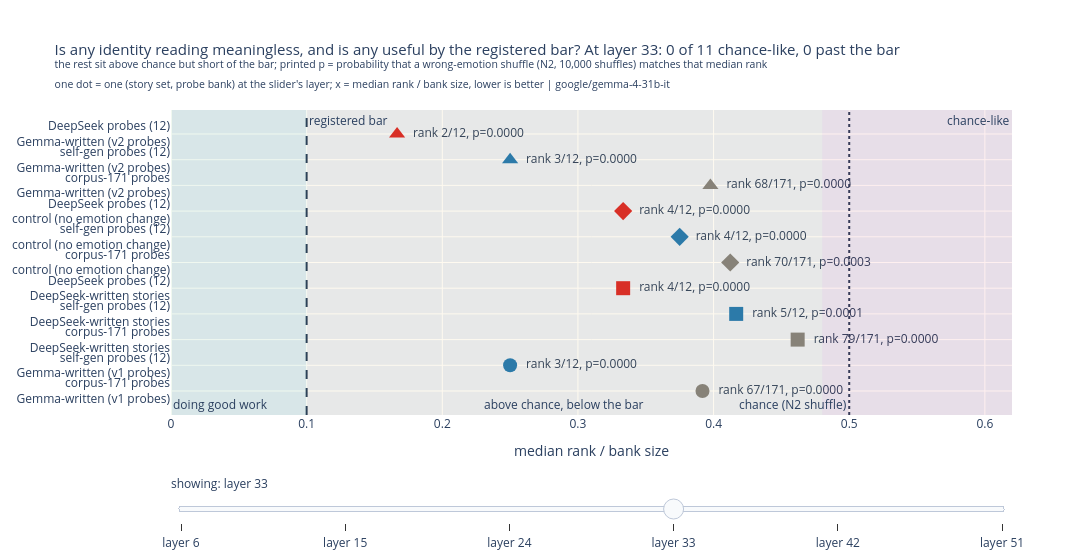

This figure's notebook cell:
### Markdown cell above
## 3. Above chance versus useful versus meaningless

**Answer: three different situations, and we can tell them apart because
chance is measured, not assumed.** The wrong-emotion shuffle (N2) locates
chance: reassign the emotion labels at random 10,000 times and a meaningless
assignment lands at a median rank near half the bank size. The random
directions (N1, 24 of them) locate what meaningless vectors look like. The
instrument calibration measured the per-token noise floor, so a null result
comes with its detection power attached.

**How it was measured.** Every (story set, probe bank) identity result from
section 1 becomes one dot at the slider's layer. Its position on the
rank-fraction axis shows USEFULNESS (three shaded zones: past the registered
bar, above chance but short of the bar, chance-like); the printed shuffle p
shows DISTINGUISHABILITY from chance. These are different questions: with
thousands of phases, a median only modestly better than chance can still have
a tiny p, which is exactly the "bad but not meaningless" case. The corpus-171
bank lands squarely there: real signal (tiny shuffle p on the large story
arms; each dot prints its own p), not useful by the registered standard.

**Verdict.** Nothing we measured behaves like meaningless vectors. The corpus
bank is "bad but not meaningless". The self-gen and DeepSeek banks do good
work on identity in absolute terms (median rank 1 to 6 of 12), although on
the strict fraction axis only rank 1 of 12 clears the 0.1 bar (section 5,
point 4). For anticipation, bars are cleared only on Gemma-written stories
(the self-gen bank most strongly; the corpus bank weakly at three of six
layers; see the section 2 heatmap), and the constant-emotion control sits at
or below zero, so the surviving effect is not a scene-change artifact.

### Code cell
# this cell places every (story set, probe bank) identity result in the
# meaningless / above-chance / good-work zones, with a layer slider
fig = go.Figure()
symbol_cycle = ["circle", "square", "diamond", "triangle-up"]
marker_symbols = {substrate: symbol_cycle[i % len(symbol_cycle)]
                  for i, substrate in enumerate(SUBSTRATES)}
colors = {"corpus": "#7f7f7f", "selfgen": "#1f77b4", "deepseek": "#d62728"}
DEFAULT_LAYER = PRIMARY_LAYER

# one trace per (layer, story set, bank); only the active layer is visible
traces_per_layer = 0
fractions_by_layer = {layer: [] for layer in LAYERS}  # feeds each layer's title verdict
for layer in LAYERS:
    for substrate, arm in SUBSTRATES.items():
        for bank in ["corpus", "selfgen", "deepseek"]:
            gate_cell = arm["gate_G"].get(bank, {}).get("per_layer", {}).get(str(layer))
            if not gate_cell:
                continue
            if layer == LAYERS[0]:
                traces_per_layer += 1
            fraction = gate_cell["median_rank"] / BANK_SIZE[bank]
            fractions_by_layer[layer].append(fraction)
            fig.add_scatter(
                x=[fraction], y=[f"{BANK_LABEL[bank]}<br>{substrate}"],
                mode="markers+text", visible=(layer == DEFAULT_LAYER),
                marker=dict(size=14, color=colors[bank], symbol=marker_symbols[substrate]),
                text=[f"  rank {gate_cell['median_rank']:.0f}/{BANK_SIZE[bank]}, p={gate_cell['n2_p']:.4f}"],
                textposition="middle right", showlegend=False)

# per-layer title: the verdict must track the slider, never go stale
def zone_title(layer):
    fractions = fractions_by_layer[layer]
    n_chance_like = sum(fraction >= 0.48 for fraction in fractions)
    n_past_bar = sum(fraction <= 0.1 for fraction in fractions)
    return (
        f"Is any identity reading meaningless, and is any useful by the registered bar? "
        f"At layer {layer}: {n_chance_like} of {len(fractions)} chance-like, "
        f"{n_past_bar} past the bar<br>"
        "<sup>the rest sit above chance but short of the bar; printed p = probability that "
        "a wrong-emotion shuffle (N2, 10,000 shuffles) matches that median rank</sup><br>"
        f"<sup>one dot = one (story set, probe bank) at the slider's layer; "
        f"x = median rank / bank size, lower is better | {MODEL}</sup>"
    )


# slider: reveal exactly the chosen layer's traces AND retitle with its verdict
steps = []
for layer_pos, layer in enumerate(LAYERS):
    visibility = []
    for other_pos in range(len(LAYERS)):
        visibility += [other_pos == layer_pos] * traces_per_layer
    steps.append(dict(method="update", label=f"layer {layer}",
                      args=[{"visible": visibility}, {"title.text": zone_title(layer)}]))
fig.update_layout(sliders=[dict(
    active=LAYERS.index(DEFAULT_LAYER), steps=steps, y=-0.12,
    currentvalue=dict(prefix="showing: "))])
fig.add_vline(x=0.5, line_dash="dot", annotation_text="chance (N2 shuffle)",
              annotation_position="bottom left")
fig.add_vline(x=0.1, line_dash="dash", annotation_text="registered bar")
fig.add_vrect(x0=0.0, x1=0.1, fillcolor="green", opacity=0.06, line_width=0,
              annotation_text="doing good work", annotation_position="bottom left")
fig.add_vrect(x0=0.1, x1=0.48, fillcolor="orange", opacity=0.06, line_width=0,
              annotation_text="above chance, below the bar", annotation_position="bottom")
fig.add_vrect(x0=0.48, x1=0.62, fillcolor="red", opacity=0.06, line_width=0,
              annotation_text="chance-like", annotation_position="top right")
fig.update_layout(
    title=zone_title(DEFAULT_LAYER),
    title_font_size=15,
    xaxis_title="median rank / bank size", xaxis_range=[0, 0.62],
    width=1150, height=560, margin=dict(t=110))
fig.show()

### Figure 1 — Plotly figure (JSON) as saved in the notebook; plotly's stock layout.template omitted (floating-point values rounded to 4 significant figures)
{"data": [{"marker": {"color": "#7f7f7f", "size": 14, "symbol": "circle"}, "mode": "markers+text", "showlegend": false, "text": ["  rank 38/171, p=0.0000"], "textposition": "middle right", "type": "scatter", "visible": false, "x": [0.2222], "y": ["corpus-171 probes<br>Gemma-written (v1 probes)"]}, {"marker": {"color": "#1f77b4", "size": 14, "symbol": "circle"}, "mode": "markers+text", "showlegend": false, "text": ["  rank 1/12, p=0.0000"], "textposition": "middle right", "type": "scatter", "visible": false, "x": [0.08333], "y": ["self-gen probes (12)<br>Gemma-written (v1 probes)"]}, {"marker": {"color": "#7f7f7f", "size": 14, "symbol": "square"}, "mode": "markers+text", "showlegend": false, "text": ["  rank 55/171, p=0.0000"], "textposition": "middle right", "type": "scatter", "visible": false, "x": [0.3216], "y": ["corpus-171 probes<br>DeepSeek-written stories"]}, {"marker": {"color": "#1f77b4", "size": 14, "symbol": "square"}, "mode": "markers+text", "showlegend": false, "text": ["  rank 3/12, p=0.0000"], "textposition": "middle right", "type": "scatter", "visible": false, "x": [0.25], "y": ["self-gen probes (12)<br>DeepSeek-written stories"]}, {"marker": {"color": "#d62728", "size": 14, "symbol": "square"}, "mode": "markers+text", "showlegend": false, "text": ["  rank 2/12, p=0.0000"], "textposition": "middle right", "type": "scatter", "visible": false, "x": [0.1667], "y": ["DeepSeek probes (12)<br>DeepSeek-written stories"]}, {"marker": {"color": "#7f7f7f", "size": 14, "symbol": "diamond"}, "mode": "markers+text", "showlegend": false, "text": ["  rank 50/171, p=0.0000"], "textposition": "middle right", "type": "scatter", "visible": false, "x": [0.2924], "y": ["corpus-171 probes<br>control (no emotion change)"]}, {"marker": {"color": "#1f77b4", "size": 14, "symbol": "diamond"}, "mode": "markers+text", "showlegend": false, "text": ["  rank 3/12, p=0.0000"], "textposition": "middle right", "type": "scatter", "visible": false, "x": [0.25], "y": ["self-gen probes (12)<br>control (no emotion change)"]}, {"marker": {"color": "#d62728", "size": 14, "symbol": "diamond"}, "mode": "markers+text", "showlegend": false, "text": ["  rank 2/12, p=0.0000"], "textposition": "middle right", "type": "scatter", "visible": false, "x": [0.1667], "y": ["DeepSeek probes (12)<br>control (no emotion change)"]}, {"marker": {"color": "#7f7f7f", "size": 14, "symbol": "triangle-up"}, "mode": "markers+text", "showlegend": false, "text": ["  rank 35/171, p=0.0000"], "textposition": "middle right", "type": "scatter", "visible": false, "x": [0.2047], "y": ["corpus-171 probes<br>Gemma-written (v2 probes)"]}, {"marker": {"color": "#1f77b4", "size": 14, "symbol": "triangle-up"}, "mode": "markers+text", "showlegend": false, "text": ["  rank 1/12, p=0.0000"], "textposition": "middle right", "type": "scatter", "visible": false, "x": [0.08333], "y": ["self-gen probes (12)<br>Gemma-written (v2 probes)"]}, {"marker": {"color": "#d62728", "size": 14, "symbol": "triangle-up"}, "mode": "markers+text", "showlegend": false, "text": ["  rank 1/12, p=0.0000"], "textposition": "middle right", "type": "scatter", "visible": false, "x": [0.08333], "y": ["DeepSeek probes (12)<br>Gemma-written (v2 probes)"]}, {"marker": {"color": "#7f7f7f", "size": 14, "symbol": "circle"}, "mode": "markers+text", "showlegend": false, "text": ["  rank 54/171, p=0.0000"], "textposition": "middle right", "type": "scatter", "visible": false, "x": [0.3158], "y": ["corpus-171 probes<br>Gemma-written (v1 probes)"]}, {"marker": {"color": "#1f77b4", "size": 14, "symbol": "circle"}, "mode": "markers+text", "showlegend": false, "text": ["  rank 3/12, p=0.0000"], "textposition": "middle right", "type": "scatter", "visible": false, "x": [0.25], "y": ["self-gen probes (12)<br>Gemma-written (v1 probes)"]}, {"marker": {"color": "#7f7f7f", "size": 14, "symbol": "square"}, "mode": "markers+text", "showlegend": false, "text": ["  rank 68/171, p=0.0000"], "textposition": "middle right", "type": "scatter", "visible": false, "x": [0.3977], "y": ["corpus-171 probes<br>DeepSeek-written stories"]}, {"marker": {"color": "#1f77b4", "size": 14, "symbol": "square"}, "mode": "markers+text", "showlegend": false, "text": ["  rank 4/12, p=0.0000"], "textposition": "middle right", "type": "scatter", "visible": false, "x": [0.3333], "y": ["self-gen probes (12)<br>DeepSeek-written stories"]}, {"marker": {"color": "#d62728", "size": 14, "symbol": "square"}, "mode": "markers+text", "showlegend": false, "text": ["  rank 4/12, p=0.0000"], "textposition": "middle right", "type": "scatter", "visible": false, "x": [0.3333], "y": ["DeepSeek probes (12)<br>DeepSeek-written stories"]}, {"marker": {"color": "#7f7f7f", "size": 14, "symbol": "diamond"}, "mode": "markers+text", "showlegend": false, "text": ["  rank 82/171, p=0.2157"], "textposition": "middle right", "type": "scatter", "visible": false, "x": [0.4795], "y": ["corpus-171 probes<br>control (no emotion change)"]}, {"marker": {"color": "#1f77b4", "size": 14, "symbol": "diamond"}, "mode": "markers+text", "showlegend": false, "text": ["  rank 4/12, p=0.0000"], "textposition": "middle right", "type": "scatter", "visible": false, "x": [0.2917], "y": ["self-gen probes (12)<br>control (no emotion change)"]}, {"marker": {"color": "#d62728", "size": 14, "symbol": "diamond"}, "mode": "markers+text", "showlegend": false, "text": ["  rank 3/12, p=0.0000"], "textposition": "middle right", "type": "scatter", "visible": false, "x": [0.25], "y": ["DeepSeek probes (12)<br>control (no emotion change)"]}, {"marker": {"color": "#7f7f7f", "size": 14, "symbol": "triangle-up"}, "mode": "markers+text", "showlegend": false, "text": ["  rank 53/171, p=0.0000"], "textposition": "middle right", "type": "scatter", "visible": false, "x": [0.3099], "y": ["corpus-171 probes<br>Gemma-written (v2 probes)"]}, {"marker": {"color": "#1f77b4", "size": 14, "symbol": "triangle-up"}, "mode": "markers+text", "showlegend": false, "text": ["  rank 3/12, p=0.0000"], "textposition": "middle right", "type": "scatter", "visible": false, "x": [0.25], "y": ["self-gen probes (12)<br>Gemma-written (v2 probes)"]}, {"marker": {"color": "#d62728", "size": 14, "symbol": "triangle-up"}, "mode": "markers+text", "showlegend": false, "text": ["  rank 3/12, p=0.0000"], "textposition": "middle right", "type": "scatter", "visible": false, "x": [0.25], "y": ["DeepSeek probes (12)<br>Gemma-written (v2 probes)"]}, {"marker": {"color": "#7f7f7f", "size": 14, "symbol": "circle"}, "mode": "markers+text", "showlegend": false, "text": ["  rank 41/171, p=0.0000"], "textposition": "middle right", "type": "scatter", "visible": false, "x": [0.2398], "y": ["corpus-171 probes<br>Gemma-written (v1 probes)"]}, {"marker": {"color": "#1f77b4", "size": 14, "symbol": "circle"}, "mode": "markers+text", "showlegend": false, "text": ["  rank 1/12, p=0.0000"], "textposition": "middle right", "type": "scatter", "visible": false, "x": [0.08333], "y": ["self-gen probes (12)<br>Gemma-written (v1 probes)"]}, {"marker": {"color": "#7f7f7f", "size": 14, "symbol": "square"}, "mode": "markers+text", "showlegend": false, "text": ["  rank 63/171, p=0.0000"], "textposition": "middle right", "type": "scatter", "visible": false, "x": [0.3684], "y": ["corpus-171 probes<br>DeepSeek-written stories"]}, {"marker": {"color": "#1f77b4", "size": 14, "symbol": "square"}, "mode": "markers+text", "showlegend": false, "text": ["  rank 3/12, p=0.0000"], "textposition": "middle right", "type": "scatter", "visible": false, "x": [0.25], "y": ["self-gen probes (12)<br>DeepSeek-written stories"]}, {"marker": {"color": "#d62728", "size": 14, "symbol": "square"}, "mode": "markers+text", "showlegend": false, "text": ["  rank 3/12, p=0.0000"], "textposition": "middle right", "type": "scatter", "visible": false, "x": [0.25], "y": ["DeepSeek probes (12)<br>DeepSeek-written stories"]}, {"marker": {"color": "#7f7f7f", "size": 14, "symbol": "diamond"}, "mode": "markers+text", "showlegend": false, "text": ["  rank 62/171, p=0.0000"], "textposition": "middle right", "type": "scatter", "visible": false, "x": [0.3596], "y": ["corpus-171 probes<br>control (no emotion change)"]}, {"marker": {"color": "#1f77b4", "size": 14, "symbol": "diamond"}, "mode": "markers+text", "showlegend": false, "text": ["  rank 3/12, p=0.0000"], "textposition": "middle right", "type": "scatter", "visible": false, "x": [0.25], "y": ["self-gen probes (12)<br>control (no emotion change)"]}, {"marker": {"color": "#d62728", "size": 14, "symbol": "diamond"}, "mode": "markers+text", "showlegend": false, "text": ["  rank 2/12, p=0.0000"], "textposition": "middle right", "type": "scatter", "visible": false, "x": [0.1667], "y": ["DeepSeek probes (12)<br>control (no emotion change)"]}, {"marker": {"color": "#7f7f7f", "size": 14, "symbol": "triangle-up"}, "mode": "markers+text", "showlegend": false, "text": ["  rank 43/171, p=0.0000"], "textposition": "middle right", "type": "scatter", "visible": false, "x": [0.2515], "y": ["corpus-171 probes<br>Gemma-written (v2 probes)"]}, {"marker": {"color": "#1f77b4", "size": 14, "symbol": "triangle-up"}, "mode": "markers+text", "showlegend": false, "text": ["  rank 1/12, p=0.0000"], "textposition": "middle right", "type": "scatter", "visible": false, "x": [0.08333], "y": ["self-gen probes (12)<br>Gemma-written (v2 probes)"]}, {"marker": {"color": "#d62728", "size": 14, "symbol": "triangle-up"}, "mode": "markers+text", "showlegend": false, "text": ["  rank 2/12, p=0.0000"], "textposition": "middle right", "type": "scatter", "visible": false, "x": [0.125], "y": ["DeepSeek probes (12)<br>Gemma-written (v2 probes)"]}, {"marker": {"color": "#7f7f7f", "size": 14, "symbol": "circle"}, "mode": "markers+text", "showlegend": false, "text": ["  rank 67/171, p=0.0000"], "textposition": "middle right", "type": "scatter", "visible": true, "x": [0.3918], "y": ["corpus-171 probes<br>Gemma-written (v1 probes)"]}, {"marker": {"color": "#1f77b4", "size": 14, "symbol": "circle"}, "mode": "markers+text", "showlegend": false, "text": ["  rank 3/12, p=0.0000"], "textposition": "middle right", "type": "scatter", "visible": true, "x": [0.25], "y": ["self-gen probes (12)<br>Gemma-written (v1 probes)"]}, {"marker": {"color": "#7f7f7f", "size": 14, "symbol": "square"}, "mode": "markers+text", "showlegend": false, "text": ["  rank 79/171, p=0.0000"], "textposition": "middle right", "type": "scatter", "visible": true, "x": [0.462], "y": ["corpus-171 probes<br>DeepSeek-written stories"]}, {"marker": {"color": "#1f77b4", "size": 14, "symbol": "square"}, "mode": "markers+text", "showlegend": false, "text": ["  rank 5/12, p=0.0001"], "textposition": "middle right", "type": "scatter", "visible": true, "x": [0.4167], "y": ["self-gen probes (12)<br>DeepSeek-written stories"]}, {"marker": {"color": "#d62728", "size": 14, "symbol": "square"}, "mode": "markers+text", "showlegend": false, "text": ["  rank 4/12, p=0.0000"], "textposition": "middle right", "type": "scatter", "visible": true, "x": [0.3333], "y": ["DeepSeek probes (12)<br>DeepSeek-written stories"]}, {"marker": {"color": "#7f7f7f", "size": 14, "symbol": "diamond"}, "mode": "markers+text", "showlegend": false, "text": ["  rank 70/171, p=0.0003"], "textposition": "middle right", "type": "scatter", "visible": true, "x": [0.4123], "y": ["corpus-171 probes<br>control (no emotion change)"]}, {"marker": {"color": "#1f77b4", "size": 14, "symbol": "diamond"}, "mode": "markers+text", "showlegend": false, "text": ["  rank 4/12, p=0.0000"], "textposition": "middle right", "type": "scatter", "visible": true, "x": [0.375], "y": ["self-gen probes (12)<br>control (no emotion change)"]}, {"marker": {"color": "#d62728", "size": 14, "symbol": "diamond"}, "mode": "markers+text", "showlegend": false, "text": ["  rank 4/12, p=0.0000"], "textposition": "middle right", "type": "scatter", "visible": true, "x": [0.3333], "y": ["DeepSeek probes (12)<br>control (no emotion change)"]}, {"marker": {"color": "#7f7f7f", "size": 14, "symbol": "triangle-up"}, "mode": "markers+text", "showlegend": false, "text": ["  rank 68/171, p=0.0000"], "textposition": "middle right", "type": "scatter", "visible": true, "x": [0.3977], "y": ["corpus-171 probes<br>Gemma-written (v2 probes)"]}, {"marker": {"color": "#1f77b4", "size": 14, "symbol": "triangle-up"}, "mode": "markers+text", "showlegend": false, "text": ["  rank 3/12, p=0.0000"], "textposition": "middle right", "type": "scatter", "visible": true, "x": [0.25], "y": ["self-gen probes (12)<br>Gemma-written (v2 probes)"]}, {"marker": {"color": "#d62728", "size": 14, "symbol": "triangle-up"}, "mode": "markers+text", "showlegend": false, "text": ["  rank 2/12, p=0.0000"], "textposition": "middle right", "type": "scatter", "visible": true, "x": [0.1667], "y": ["DeepSeek probes (12)<br>Gemma-written (v2 probes)"]}, {"marker": {"color": "#7f7f7f", "size": 14, "symbol": "circle"}, "mode": "markers+text", "showlegend": false, "text": ["  rank 60/171, p=0.0000"], "textposition": "middle right", "type": "scatter", "visible": false, "x": [0.3509], "y": ["corpus-171 probes<br>Gemma-written (v1 probes)"]}, {"marker": {"color": "#1f77b4", "size": 14, "symbol": "circle"}, "mode": "markers+text", "showlegend": false, "text": ["  rank 2/12, p=0.0000"], "textposition": "middle right", "type": "scatter", "visible": false, "x": [0.1667], "y": ["self-gen probes (12)<br>Gemma-written (v1 probes)"]}, {"marker": {"color": "#7f7f7f", "size": 14, "symbol": "square"}, "mode": "markers+text", "showlegend": false, "text": ["  rank 76/171, p=0.0000"], "textposition": "middle right", "type": "scatter", "visible": false, "x": [0.4444], "y": ["corpus-171 probes<br>DeepSeek-written stories"]}, {"marker": {"color": "#1f77b4", "size": 14, "symbol": "square"}, "mode": "markers+text", "showlegend": false, "text": ["  rank 4/12, p=0.0000"], "textposition": "middle right", "type": "scatter", "visible": false, "x": [0.3333], "y": ["self-gen probes (12)<br>DeepSeek-written stories"]}, {"marker": {"color": "#d62728", "size": 14, "symbol": "square"}, "mode": "markers+text", "showlegend": false, "text": ["  rank 4/12, p=0.0000"], "textposition": "middle right", "type": "scatter", "visible": false, "x": [0.3333], "y": ["DeepSeek probes (12)<br>DeepSeek-written stories"]}, {"marker": {"color": "#7f7f7f", "size": 14, "symbol": "diamond"}, "mode": "markers+text", "showlegend": false, "text": ["  rank 65/171, p=0.0000"], "textposition": "middle right", "type": "scatter", "visible": false, "x": [0.3801], "y": ["corpus-171 probes<br>control (no emotion change)"]}, {"marker": {"color": "#1f77b4", "size": 14, "symbol": "diamond"}, "mode": "markers+text", "showlegend": false, "text": ["  rank 4/12, p=0.0000"], "textposition": "middle right", "type": "scatter", "visible": false, "x": [0.3333], "y": ["self-gen probes (12)<br>control (no emotion change)"]}, {"marker": {"color": "#d62728", "size": 14, "symbol": "diamond"}, "mode": "markers+text", "showlegend": false, "text": ["  rank 4/12, p=0.0000"], "textposition": "middle right", "type": "scatter", "visible": false, "x": [0.3333], "y": ["DeepSeek probes (12)<br>control (no emotion change)"]}, {"marker": {"color": "#7f7f7f", "size": 14, "symbol": "triangle-up"}, "mode": "markers+text", "showlegend": false, "text": ["  rank 62/171, p=0.0000"], "textposition": "middle right", "type": "scatter", "visible": false, "x": [0.3626], "y": ["corpus-171 probes<br>Gemma-written (v2 probes)"]}, {"marker": {"color": "#1f77b4", "size": 14, "symbol": "triangle-up"}, "mode": "markers+text", "showlegend": false, "text": ["  rank 2/12, p=0.0000"], "textposition": "middle right", "type": "scatter", "visible": false, "x": [0.1667], "y": ["self-gen probes (12)<br>Gemma-written (v2 probes)"]}, {"marker": {"color": "#d62728", "size": 14, "symbol": "triangle-up"}, "mode": "markers+text", "showlegend": false, "text": ["  rank 2/12, p=0.0000"], "textposition": "middle right", "type": "scatter", "visible": false, "x": [0.1667], "y": ["DeepSeek probes (12)<br>Gemma-written (v2 probes)"]}, {"marker": {"color": "#7f7f7f", "size": 14, "symbol": "circle"}, "mode": "markers+text", "showlegend": false, "text": ["  rank 76/171, p=0.0000"], "textposition": "middle right", "type": "scatter", "visible": false, "x": [0.4444], "y": ["corpus-171 probes<br>Gemma-written (v1 probes)"]}, {"marker": {"color": "#1f77b4", "size": 14, "symbol": "circle"}, "mode": "markers+text", "showlegend": false, "text": ["  rank 3/12, p=0.0000"], "textposition": "middle right", "type": "scatter", "visible": false, "x": [0.25], "y": ["self-gen probes (12)<br>Gemma-written (v1 probes)"]}, {"marker": {"color": "#7f7f7f", "size": 14, "symbol": "square"}, "mode": "markers+text", "showlegend": false, "text": ["  rank 83/171, p=0.0028"], "textposition": "middle right", "type": "scatter", "visible": false, "x": [0.4854], "y": ["corpus-171 probes<br>DeepSeek-written stories"]}, {"marker": {"color": "#1f77b4", "size": 14, "symbol": "square"}, "mode": "markers+text", "showlegend": false, "text": ["  rank 6/12, p=0.4833"], "textposition": "middle right", "type": "scatter", "visible": false, "x": [0.5], "y": ["self-gen probes (12)<br>DeepSeek-written stories"]}, {"marker": {"color": "#d62728", "size": 14, "symbol": "square"}, "mode": "markers+text", "showlegend": false, "text": ["  rank 5/12, p=0.0001"], "textposition": "middle right", "type": "scatter", "visible": false, "x": [0.4167], "y": ["DeepSeek probes (12)<br>DeepSeek-written stories"]}, {"marker": {"color": "#7f7f7f", "size": 14, "symbol": "diamond"}, "mode": "markers+text", "showlegend": false, "text": ["  rank 61/171, p=0.0000"], "textposition": "middle right", "type": "scatter", "visible": false, "x": [0.3567], "y": ["corpus-171 probes<br>control (no emotion change)"]}, {"marker": {"color": "#1f77b4", "size": 14, "symbol": "diamond"}, "mode": "markers+text", "showlegend": false, "text": ["  rank 6/12, p=0.4817"], "textposition": "middle right", "type": "scatter", "visible": false, "x": [0.5], "y": ["self-gen probes (12)<br>control (no emotion change)"]}, {"marker": {"color": "#d62728", "size": 14, "symbol": "diamond"}, "mode": "markers+text", "showlegend": false, "text": ["  rank 5/12, p=0.0016"], "textposition": "middle right", "type": "scatter", "visible": false, "x": [0.4167], "y": ["DeepSeek probes (12)<br>control (no emotion change)"]}, {"marker": {"color": "#7f7f7f", "size": 14, "symbol": "triangle-up"}, "mode": "markers+text", "showlegend": false, "text": ["  rank 77/171, p=0.0000"], "textposition": "middle right", "type": "scatter", "visible": false, "x": [0.4503], "y": ["corpus-171 probes<br>Gemma-written (v2 probes)"]}, {"marker": {"color": "#1f77b4", "size": 14, "symbol": "triangle-up"}, "mode": "markers+text", "showlegend": false, "text": ["  rank 3/12, p=0.0000"], "textposition": "middle right", "type": "scatter", "visible": false, "x": [0.25], "y": ["self-gen probes (12)<br>Gemma-written (v2 probes)"]}, {"marker": {"color": "#d62728", "size": 14, "symbol": "triangle-up"}, "mode": "markers+text", "showlegend": false, "text": ["  rank 4/12, p=0.0000"], "textposition": "middle right", "type": "scatter", "visible": false, "x": [0.3333], "y": ["DeepSeek probes (12)<br>Gemma-written (v2 probes)"]}], "layout": {"annotations": [{"showarrow": false, "text": "chance (N2 shuffle)", "x": 0.5, "xanchor": "right", "xref": "x", "y": 0, "yanchor": "bottom", "yref": "y domain"}, {"showarrow": false, "text": "registered bar", "x": 0.1, "xanchor": "left", "xref": "x", "y": 1, "yanchor": "top", "yref": "y domain"}, {"showarrow": false, "text": "doing good work", "x": 0.0, "xanchor": "left", "xref": "x", "y": 0, "yanchor": "bottom", "yref": "y domain"}, {"showarrow": false, "text": "above chance, below the bar", "x": 0.29, "xanchor": "center", "xref": "x", "y": 0, "yanchor": "bottom", "yref": "y domain"}, {"showarrow": false, "text": "chance-like", "x": 0.62, "xanchor": "right", "xref": "x", "y": 1, "yanchor": "top", "yref": "y domain"}], "height": 560, "margin": {"t": 110}, "shapes": [{"line": {"dash": "dot"}, "type": "line", "x0": 0.5, "x1": 0.5, "xref": "x", "y0": 0, "y1": 1, "yref": "y domain"}, {"line": {"dash": "dash"}, "type": "line", "x0": 0.1, "x1": 0.1, "xref": "x", "y0": 0, "y1": 1, "yref": "y domain"}, {"fillcolor": "green", "line": {"width": 0}, "opacity": 0.06, "type": "rect", "x0": 0.0, "x1": 0.1, "xref": "x", "y0": 0, "y1": 1, "yref": "y domain"}, {"fillcolor": "orange", "line": {"width": 0}, "opacity": 0.06, "type": "rect", "x0": 0.1, "x1": 0.48, "xref": "x", "y0": 0, "y1": 1, "yref": "y domain"}, {"fillcolor": "red", "line": {"width": 0}, "opacity": 0.06, "type": "rect", "x0": 0.48, "x1": 0.62, "xref": "x", "y0": 0, "y1": 1, "yref": "y domain"}], "sliders": [{"active": 3, "currentvalue": {"prefix": "showing: "}, "steps": [{"args": [{"visible": [true, true, true, true, true, true, true, true, true, true, true, false, false, false, false, false, false, false, false, false, false, false, false, false, false, false, false, false, false, false, false, false, false, false, false, false, false, false, false, false, false, false, false, false, false, false, false, false, false, false, false, false, false, false, false, false, false, false, false, false, false, false, false, false, false, false]}, {"title.text": "Is any identity reading meaningless, and is any useful by the registered bar? At layer 6: 0 of 11 chance-like, 3 past the bar<br><sup>the rest sit above chance but short of the bar; printed p = probability that a wrong-emotion shuffle (N2, 10,000 shuffles) matches that median rank</sup><br><sup>one dot = one (story set, probe bank) at the slider's layer; x = median rank / bank size, lower is better | google/gemma-4-31b-it</sup>"}], "label": "layer 6", "method": "update"}, {"args": [{"visible": [false, false, false, false, false, false, false, false, false, false, false, true, true, true, true, true, true, true, true, true, true, true, false, false, false, false, false, false, false, false, false, false, false, false, false, false, false, false, false, false, false, false, false, false, false, false, false, false, false, false, false, false, false, false, false, false, false, false, false, false, false, false, false, false, false, false]}, {"title.text": "Is any identity reading meaningless, and is any useful by the registered bar? At layer 15: 0 of 11 chance-like, 0 past the bar<br><sup>the rest sit above chance but short of the bar; printed p = probability that a wrong-emotion shuffle (N2, 10,000 shuffles) matches that median rank</sup><br><sup>one dot = one (story set, probe bank) at the slider's layer; x = median rank / bank size, lower is better | google/gemma-4-31b-it</sup>"}], "label": "layer 15", "method": "update"}, {"args": [{"visible": [false, false, false, false, false, false, false, false, false, false, false, false, false, false, false, false, false, false, false, false, false, false, true, true, true, true, true, true, true, true, true, true, true, false, false, false, false, false, false, false, false, false, false, false, false, false, false, false, false, false, false, false, false, false, false, false, false, false, false, false, false, false, false, false, false, false]}, {"title.text": "Is any identity reading meaningless, and is any useful by the registered bar? At layer 24: 0 of 11 chance-like, 2 past the bar<br><sup>the rest sit above chance but short of the bar; printed p = probability that a wrong-emotion shuffle (N2, 10,000 shuffles) matches that median rank</sup><br><sup>one dot = one (story set, probe bank) at the slider's layer; x = median rank / bank size, lower is better | google/gemma-4-31b-it</sup>"}], "label": "layer 24", "method": "update"}, {"args": [{"visible": [false, false, false, false, false, false, false, false, false, false, false, false, false, false, false, false, false, false, false, false, false, false, false, false, false, false, false, false, false, false, false, false, false, true, true, true, true, true, true, true, true, true, true, true, false, false, false, false, false, false, false, false, false, false, false, false, false, false, false, false, false, false, false, false, false, false]}, {"title.text": "Is any identity reading meaningless, and is any useful by the registered bar? At layer 33: 0 of 11 chance-like, 0 past the bar<br><sup>the rest sit above chance but short of the bar; printed p = probability that a wrong-emotion shuffle (N2, 10,000 shuffles) matches that median rank</sup><br><sup>one dot = one (story set, probe bank) at the slider's layer; x = median rank / bank size, lower is better | google/gemma-4-31b-it</sup>"}], "label": "layer 33", "method": "update"}, {"args": [{"visible": [false, false, false, false, false, false, false, false, false, false, false, false, false, false, false, false, false, false, false, false, false, false, false, false, false, false, false, false, false, false, false, false, false, false, false, false, false, false, false, false, false, false, false, false, true, true, true, true, true, true, true, true, true, true, true, false, false, false, false, false, false, false, false, false, false, false]}, {"title.text": "Is any identity reading meaningless, and is any useful by the registered bar? At layer 42: 0 of 11 chance-like, 0 past the bar<br><sup>the rest sit above chance but short of the bar; printed p = probability that a wrong-emotion shuffle (N2, 10,000 shuffles) matches that median rank</sup><br><sup>one dot = one (story set, probe bank) at the slider's layer; x = median rank / bank size, lower is better | google/gemma-4-31b-it</sup>"}], "label": "layer 42", "method": "update"}, {"args": [{"visible": [false, false, false, false, false, false, false, false, false, false, false, false, false, false, false, false, false, false, false, false, false, false, false, false, false, false, false, false, false, false, false, false, false, false, false, false, false, false, false, false, false, false, false, false, false, false, false, false, false, false, false, false, false, false, false, true, true, true, true, true, true, true, true, true, true, true]}, {"title.text": "Is any identity reading meaningless, and is any useful by the registered bar? At layer 51: 3 of 11 chance-like, 0 past the bar<br><sup>the rest sit above chance but short of the bar; printed p = probability that a wrong-emotion shuffle (N2, 10,000 shuffles) matches that median rank</sup><br><sup>one dot = one (story set, probe bank) at the slider's layer; x = median rank / bank size, lower is better | google/gemma-4-31b-it</sup>"}], "label": "layer 51", "method": "update"}], "y": -0.12}], "title": {"font": {"size": 15}, "text": "Is any identity reading meaningless, and is any useful by the registered bar? At layer 33: 0 of 11 chance-like, 0 past the bar<br><sup>the rest sit above chance but short of the bar; printed p = probability that a wrong-emotion shuffle (N2, 10,000 shuffles) matches that median rank</sup><br><sup>one dot = one (story set, probe bank) at the slider's layer; x = median rank / bank size, lower is better | google/gemma-4-31b-it</sup>"}, "width": 1150, "xaxis": {"range": [0, 0.62], "title": {"text": "median rank / bank size"}}}}
